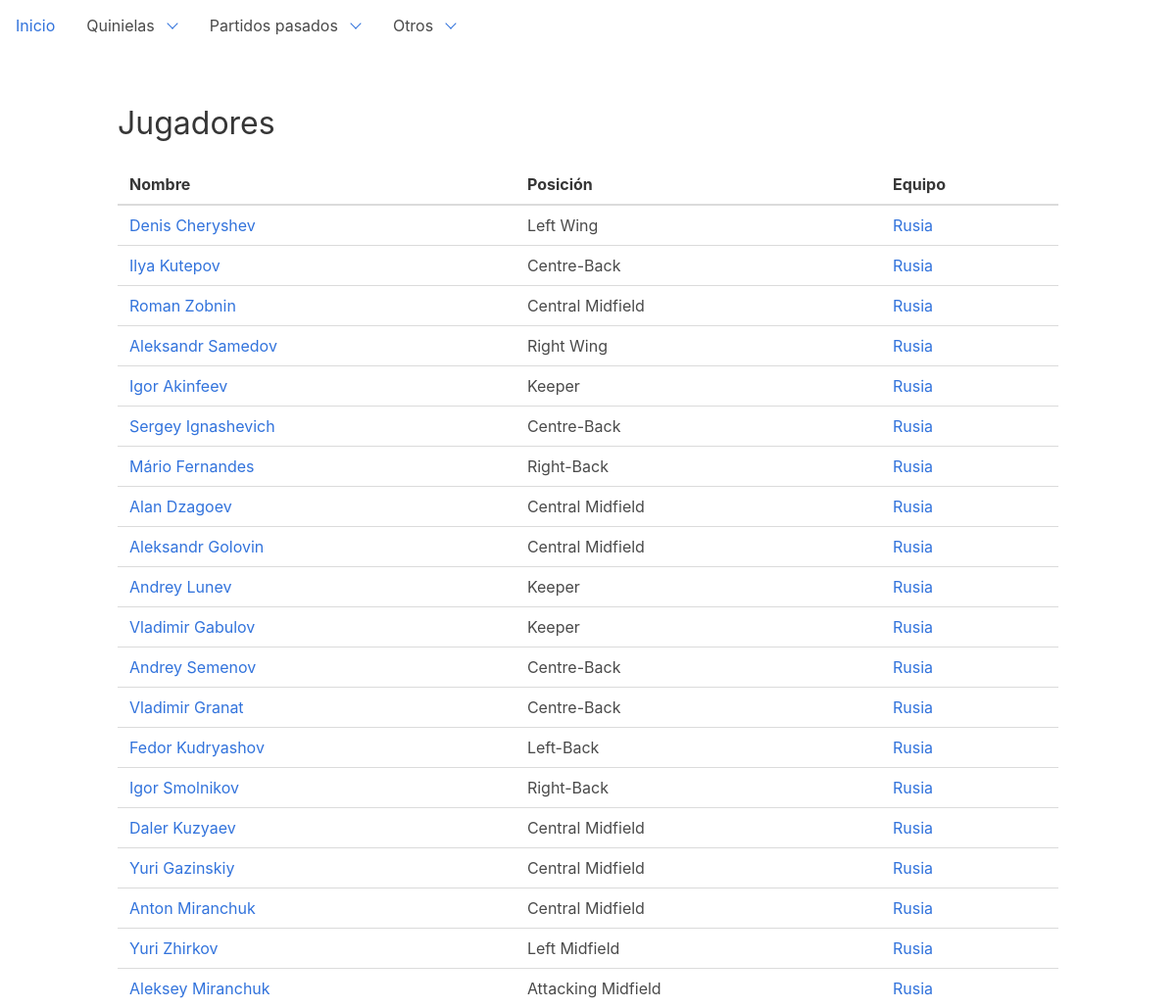
The page /dashboard/players on the database its author committed.
### dashboard/models.py (models this page shows, shortened)
class Player(models.Model):
    name = models.CharField(max_length=32)
    positions = models.ManyToManyField(Position)
    team = models.ForeignKey('Team', on_delete=models.DO_NOTHING)
    birth_date = models.DateField(null=True, blank=True)
    jerseyNumber = models.IntegerField(null=True)
    world_cups = models.IntegerField(default=0)
    world_cups_won = models.IntegerField(default=0)
    goals = models.IntegerField(default=0)

class Position(models.Model):
    name = models.CharField(max_length=50)

class Team(models.Model):
    GROUP_CHOICES = (
        ('A', 'Grupo A'),
        ('B', 'Grupo B'),
        ('C', 'Grupo C'),
        ('D', 'Grupo D'),
        ('E', 'Grupo E'),
        ('F', 'Grupo F'),
        ('G', 'Grupo G'),
        ('H', 'Grupo H'),
    )
    group = models.CharField(choices=GROUP_CHOICES, max_length=1, null=True, default='A')
    name = models.CharField(max_length=32)
    code = models.CharField(max_length=32)
    cups = models.IntegerField(default=0)
    finals = models.IntegerField(default=0)
    semifinals = models.IntegerField(default=0)
    class Meta:
        ordering = ["name"]
    def __str__(self):
        return self.name

### dashboard/views.py (the view, shortened to what this page needs)
class PlayerListView(ListView):
    model = Player
    fields = '__all__'
    paginate_by = 20

### templates/dashboard/player_list.html (shortened to what this page needs)
{% extends 'base.html' %}
{% block content %}
    <h1 class="title">Jugadores</h1>
    <table class="sortable">
        <thead>
        <tr>
            <th>Nombre</th>
            <th>Posición</th>
            <th>Equipo</th>
        </tr>
        </thead>
        <tbody>
        {% for player in player_list %}
            <tr>
                <td><a href="{% url 'player-detail' player.pk %}">{{ player.name }}</a></td>
                <td>
                    {% for position in player.positions.all %}
                        {{ position.name }}
                    {% endfor %}
                </td>
                <td><a href="{% url 'team-detail' player.team.pk %}">{{ player.team }}</a></td>
            </tr>
        {% endfor %}
        </tbody>
    </table>
{% endblock %}

### rows shown on the page
Player: name "Denis Cheryshev", team "Rusia"
Position: name "Left Wing"
Player: name "Ilya Kutepov", team "Rusia"
Position: name "Centre-Back"
Player: name "Roman Zobnin", team "Rusia"
Position: name "Central Midfield"
Player: name "Aleksandr Samedov", team "Rusia"
Position: name "Right Wing"
Player: name "Igor Akinfeev", team "Rusia"
Position: name "Keeper"
Player: name "Sergey Ignashevich", team "Rusia"
Player: name "Mário Fernandes", team "Rusia"
Position: name "Right-Back"
Player: name "Alan Dzagoev", team "Rusia"
Player: name "Aleksandr Golovin", team "Rusia"
Player: name "Andrey Lunev", team "Rusia"
Player: name "Vladimir Gabulov", team "Rusia"
Player: name "Andrey Semenov", team "Rusia"
Player: name "Vladimir Granat", team "Rusia"
Player: name "Fedor Kudryashov", team "Rusia"
Position: name "Left-Back"
Player: name "Igor Smolnikov", team "Rusia"
Player: name "Daler Kuzyaev", team "Rusia"
Player: name "Yuri Gazinskiy", team "Rusia"
Player: name "Anton Miranchuk", team "Rusia"
Player: name "Yuri Zhirkov", team "Rusia"
Position: name "Left Midfield"
Player: name "Aleksey Miranchuk", team "Rusia"
Position: name "Attacking Midfield"
